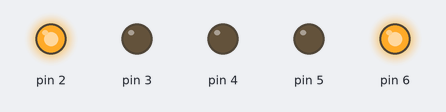
Recording of a sketch running on a simulated Arduino Uno, built with avr-gcc and run on an emulated ATmega328P. On the bench: output pins drawn as LEDs (lit = HIGH).

Above: at 0.12 s.
At 1.37 s:
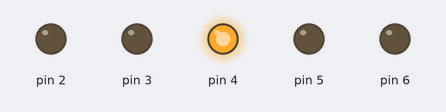
At 2.62 s:
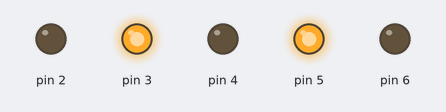
Timing chart, 0 to 3.0 s (numbered marks = the images above):
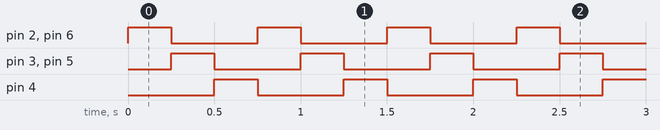

Measured:
- by itself, pin 2–6: alternates HIGH for 0.25 s and LOW for 0.50 s
- by itself, everything shown: repeats every 0.75 s, in 3 steps

The sketch:

Tema_I_1_4.ino
```cpp
void setup() {
  pinMode(2, OUTPUT);
  pinMode(3, OUTPUT);
  pinMode(4, OUTPUT);
  pinMode(5, OUTPUT);
  pinMode(6, OUTPUT);

}
void loop() {

   for(int i=0;i<=2;i++){
     digitalWrite(6-i, HIGH);
    digitalWrite(i+2, HIGH);
  delay(250);
    digitalWrite(i+2, LOW);
    digitalWrite(6-i, LOW);

}
}
```
